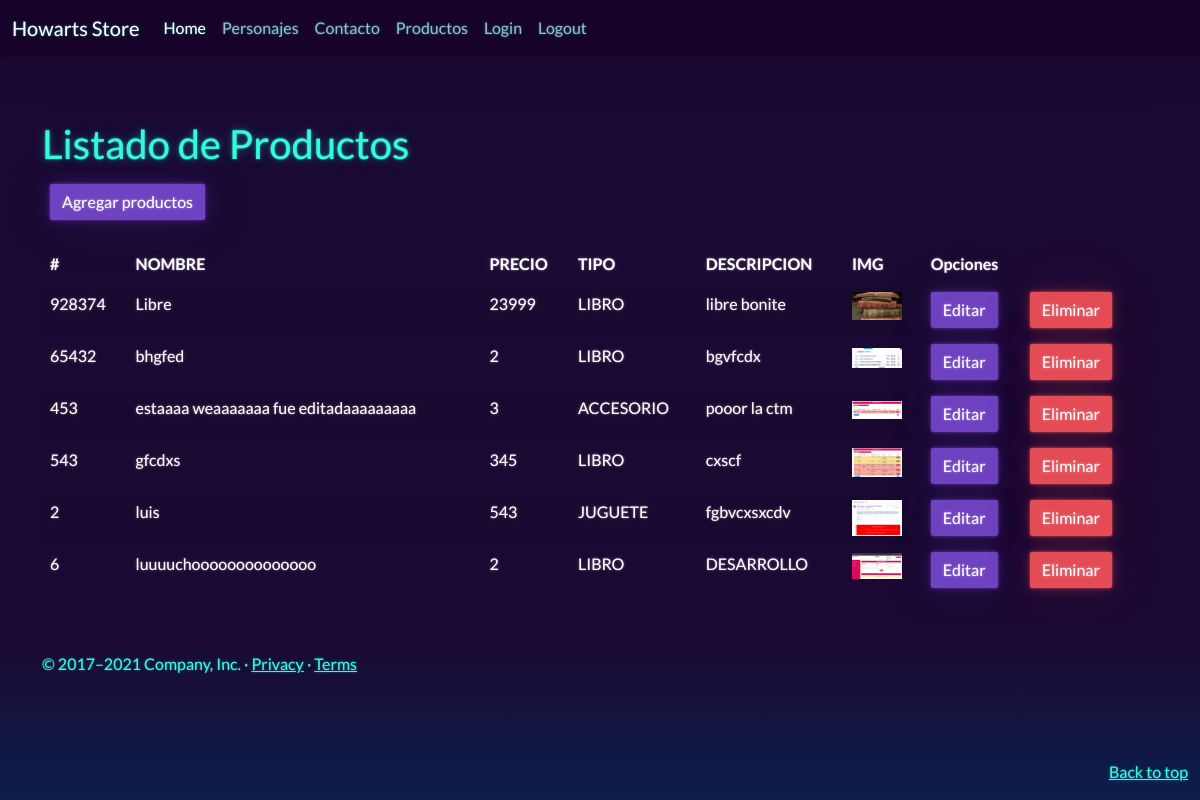
The app's page /gestion/ (signed in) with its own data.
### harry_potter/models.py (models this page shows, shortened)
class productos(models.Model):
    idArea           = models.ForeignKey('AreaProducto',on_delete=models.CASCADE, db_column='idArea', verbose_name='idArea')
    codigo           = models.CharField(primary_key=True, max_length=6, verbose_name='codigo')
    nombre           = models.CharField(max_length=50, verbose_name='nombre')
    descripcion            = models.CharField(max_length=50, verbose_name='descripcion')
    precio           = models.IntegerField()
    Img              = models.ImageField(upload_to='img/', null=True, blank=True, verbose_name='img')
    class Meta:
        ordering = ['nombre']

class AreaProducto(models.Model):
    idArea          = models.AutoField(db_column='idArea', primary_key=True)
    Descripcion     = models.CharField(max_length=30, blank=False, null=False)
    def __str__(self):
        return str(self.Descripcion)

### harry_potter/views.py (the view)
# urls.py: path('gestion/',views.gesProducto,name='gestion'),
@login_required
def gesProducto(request):
    Productos = productos.objects.all()
    context={"productos":Productos}
    return render(request,'crudproductos/gestion.html',context)

### harry_potter/templates/crudproductos/gestion.html (shortened to what this page needs)
{% extends "../base.html" %}
{% block body %}
    <div class="row">
        <div class="col-sm-12">
            <br><br>
            <h1>Listado de Productos</h1>
            <div class="p-2">
                <a href="{% url 'nuevoProducto' %}" class="btn btn-primary">Agregar productos</a>
              </div>
            <div class="table-responsive py-3">
                <table class="table table-striped">
                    <thead>
                        <tr>
                            <th>#</th>
                            <th>NOMBRE</th>
                            <th>PRECIO</th>
                            <th>TIPO</th>
                            <th>DESCRIPCION</th>
                            <th>IMG</th>
                            <th colspan="5">Opciones</th>
                            <th></th>
                        </tr>
                    </thead>
                    <tbody>
                        {% for prod in productos %}
                        <tr>
                            <td>{{prod.codigo}}</td>
                            <td>{{prod.nombre}}</td>
                            <td>{{prod.precio}}</td>
                            <td>{{prod.idArea}}</td>
                            <td>{{prod.descripcion}}</td>
                            <td><img src="{{prod.Img.url}}" alt="" width="50px"></td>
                            <td><a href="editarprod/{{prod.codigo}}" class="btn btn-primary">Editar </a></td>
                            <td><a href="borrarproducto/{{prod.codigo}}" class="btn btn-danger btnEliminacion">Eliminar</a></td>
                        </tr>
                        {% endfor %}
                    </tbody>
                </table>
            </div>
        </div>
    </div>
{% endblock %}

### harry_potter/static/css/assets/carousel.css (style rules this page uses)
body { padding-top: 3rem; padding-bottom: 3rem; }

### records on screen
productos: codigo "928374", nombre "Libre", precio "23999", idArea "LIBRO", descripcion "libre bonite", Img (picture)
productos: codigo "65432", nombre "bhgfed", precio "2", idArea "LIBRO", descripcion "bgvfcdx", Img (picture)
productos: codigo "453", nombre "estaaaa weaaaaaaa fue editadaaaaaaaaa", precio "3", idArea "ACCESORIO", descripcion "pooor la ctm", Img (picture)
productos: codigo "543", nombre "gfcdxs", precio "345", idArea "LIBRO", descripcion "cxscf", Img (picture)
productos: codigo "2", nombre "luis", precio "543", idArea "JUGUETE", descripcion "fgbvcxsxcdv", Img (picture)
productos: codigo "6", nombre "luuuuchoooooooooooooo", precio "2", idArea "LIBRO", descripcion "DESARROLLO", Img (picture)
